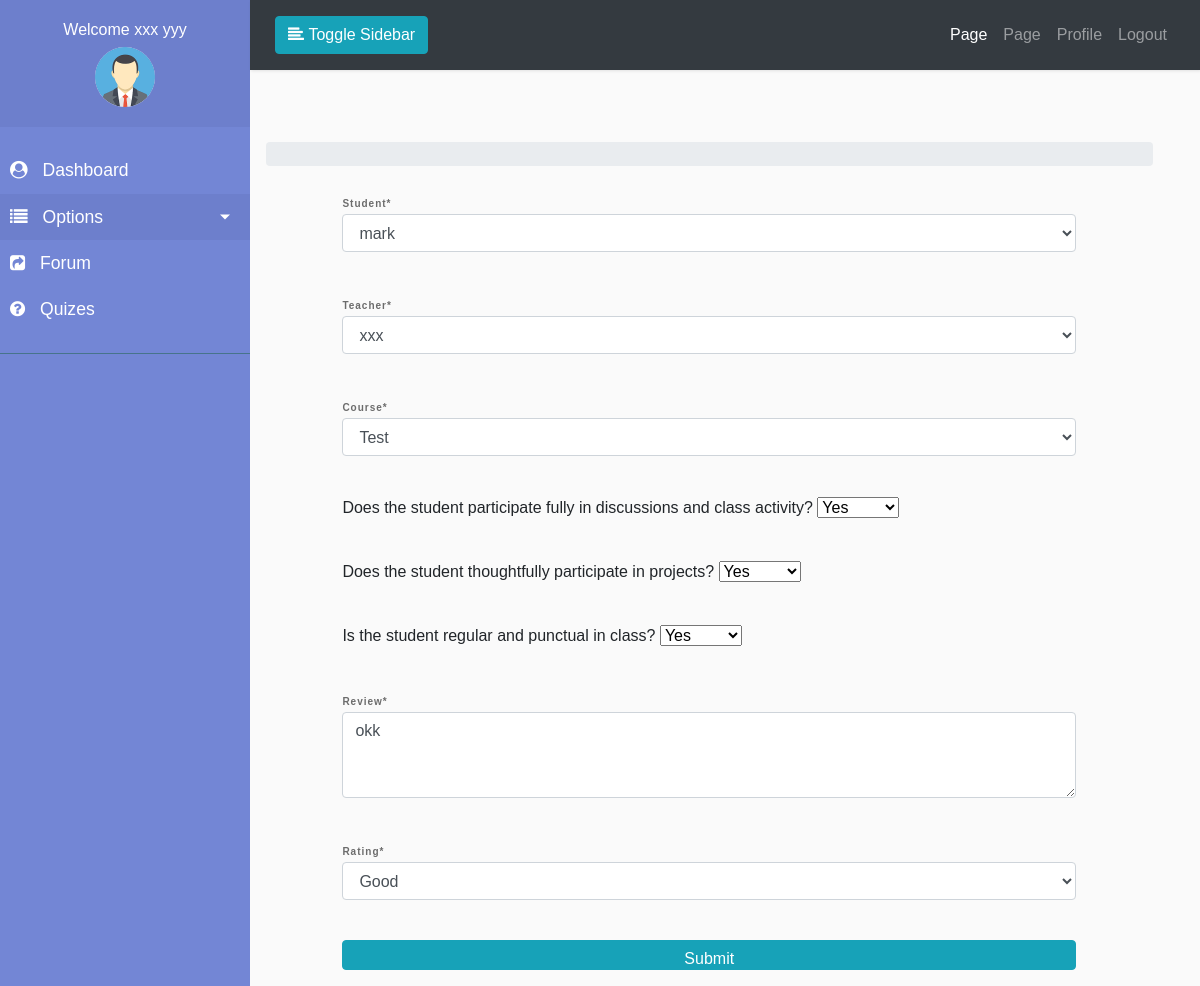
Screenshot of /course/evaluate/student/3/3/1 (signed in) with the database file from the repository.
### accounts/models.py (models this page shows, shortened)
class Profile(models.Model):
    USERTYPE_CHOICES = (
        ('0', 'Teacher'),
        ('1', 'Student'),
    )
    user = models.OneToOneField(
        User, on_delete=models.CASCADE, related_name='user_profile')
    profile_pic = models.ImageField(
        upload_to="profile/%Y/%m/%d/", default="profile/default.png")
    phone_number = models.CharField(max_length=15, default='01xxxxxxxxxx')
    address = models.CharField(default='Your Address', max_length=255)
    user_type = models.CharField(max_length=10, choices=USERTYPE_CHOICES)
    email_confirmed = models.BooleanField(default=False)
    active = models.BooleanField(default=False)

class Student(models.Model):
    student = models.OneToOneField(
        User, on_delete=models.CASCADE, related_name='user_student')
    department = models.ForeignKey(
        Department, on_delete=models.CASCADE, related_name='department_student')
    faculty = models.ForeignKey(
        Faculty, on_delete=models.CASCADE, related_name='faculty_student')
    def __str__(self):
        return self.student.username

class Teacher(models.Model):
    teacher = models.OneToOneField(
        User, on_delete=models.CASCADE, related_name='user_teacher')
    department = models.ForeignKey(
        Department, on_delete=models.CASCADE, related_name='department_teacher')
    faculty = models.ForeignKey(
        Faculty, on_delete=models.CASCADE, related_name='faculty_teacher')
    def __str__(self):
        return self.teacher.username

### course/models.py (models this page shows, shortened)
class EvaluateStudent(models.Model):
    RATING = (
        ('1', 'Poor'),
        ('2', 'Average'),
        ('3', 'Good'),
        ('4', 'Very Good'),
        ('5', 'Excellent')
    )
    CHOICES = (
        ('1', 'Yes'),
        ('2', 'Average'),
        ('3', 'No')
    )
    QUESTIONS = (
        ('1', 'Does the student participate fully in discussions and class activity?'),
        ('2', 'Does the student thoughtfully participate in projects?'),
        ('3', 'Is the student regular and punctual in class?')
    )
    teacher = models.ForeignKey(
        Teacher, on_delete=models.CASCADE, related_name='teacher_evaluate')
    student = models.ForeignKey(
        Student, on_delete=models.CASCADE, related_name='student_evaluate')
    course = models.ForeignKey(
        Course, on_delete=models.CASCADE, related_name='course_evaluate')
    semester = models.ForeignKey(
        Semester, on_delete=models.CASCADE, related_name='semester_evaluate')
    question1 = models.CharField(max_length=255, choices=CHOICES, default='2')
    question2 = models.CharField(max_length=255, choices=CHOICES, default='2')
    question3 = models.CharField(max_length=255, choices=CHOICES, default='2')
    rating = models.CharField(max_length=150, choices=RATING, default='3')
    review = models.TextField(default='Review')

### course/views.py (the view, shortened to what this page needs)
# urls.py: path('evaluate/student/<int:student_id>/<int:course_id>/<int:semester_id>', views.StudentEvaluateByTeacher.as_view(),
class StudentEvaluateByTeacher(AictiveTeacherRequiredMixin, View):
    def get(self, request, *args, **kwargs):
        student_id = kwargs.get('student_id')
        course_id = kwargs.get('course_id')
        semester_id = kwargs.get('semester_id')
        student_obj = get_object_or_404(Student, student=student_id)
        teacher_obj = get_object_or_404(Teacher, teacher=request.user.id)
        course_obj = get_object_or_404(Course, id=course_id)
        evaluate_form = EvaluateForm(
            student_obj=student_obj, teacher_obj=teacher_obj, course_obj=course_obj)
        check_evaluation = EvaluateStudent.objects.filter(
            teacher=teacher_obj, student=student_obj, course=course_obj).first()
        if check_evaluation:
            evaluate_form = EvaluateForm(instance=check_evaluation)
        context = {
            'title': 'Evaluate Student',
            'evaluate_form': evaluate_form,
            'student_id': student_id,
            'course_id': course_id,
            'semester_id': semester_id
        }
        return render(request, 'accounts/teacher/evaluate_student.html', context)

### course/forms.py
class EvaluateForm(ModelForm):
    review = forms.CharField(
        widget=forms.Textarea(attrs={'rows': 3, 'cols': 40}))
    class Meta:
        model = EvaluateStudent
        fields = ('teacher', 'student', 'course',
                  'question1', 'question2', 'question3', 'review', 'rating',)
    def __init__(self, *args, **kwargs):
        student_obj = kwargs.pop('student_obj', None)
        teacher_obj = kwargs.pop('teacher_obj', None)
        course_obj = kwargs.pop('course_obj', None)
        super(EvaluateForm, self).__init__(*args, **kwargs)
        if student_obj:
            self.fields['student'].initial = student_obj
        if teacher_obj:
            self.fields['teacher'].initial = teacher_obj
        if course_obj:
            self.fields['course'].initial = course_obj
        self.fields['question1'].label = "Does the student participate fully in discussions and class activity?"
        self.fields['question2'].label = "Does the student thoughtfully participate in projects?"
        self.fields['question3'].label = "Is the student regular and punctual in class?"

### accounts/mixins.py (called while the page is built)
	def dispatch(self, request, *args, **kwargs):
		if request.user.is_authenticated and request.user.user_profile.active and request.user.user_profile.user_type=='0':
			return super().dispatch(request, *args, **kwargs)
		else:
			messages.error(request, ('Sorry You Are Not Teacher'))
			return redirect('accounts:login')

### course/models.py (called while the page is built)
    def __str__(self):
        return self.course_name

### pages/context_processor.py (called while the page is built)
def slider(request):
    all_slider = SliderImage.objects.all()
    return {'all_slider': all_slider}

### quizes/context_processor.py (called while the page is built)
def total_correct_answer(request):
    correct = 0
    if request.user.is_authenticated:
        if not request.user.is_staff:
            try:
                if request.session['answer']:
                    for key, value in request.session['answer'].items():
                        if value['points'] == 1:
                            correct += 1
            except Exception as e:
                pass
        return {'total_correct_answer': correct}
    else:
        return {'total_correct_answer': 0}

### templates/accounts/teacher/evaluate_student.html (shortened to what this page needs)
{% extends "dash_base.html" %}
{% load static %}
{% load crispy_forms_tags %}
{% block sidebar %}
    {% include '../../partials/teacher/_sidebar.html' %}
{% endblock sidebar %}
{% block maincontent %}
        <div class="row">
            <div class="col-md-10 mx-auto">
                <form action="{% url 'course:evaluate_student' student_id=student_id course_id=course_id semester_id=semester_id %}" method="POST" novalidate>
                    {{evaluate_form.student|as_crispy_field}}
                    {{evaluate_form.teacher|as_crispy_field}}
                    {{evaluate_form.course|as_crispy_field}}
                    <div class="form-group">
                        {{ evaluate_form.question1.label }}
                        {{evaluate_form.question1}}
                    </div>
                    <div class="form-group">
                        {{ evaluate_form.question2.label }}
                        {{evaluate_form.question2}}
                    </div>
                    <div class="form-group">
                        {{ evaluate_form.question3.label }}
                        {{evaluate_form.question3}}
                    </div>
                    {{evaluate_form.review|as_crispy_field}}
                    {{evaluate_form.rating|as_crispy_field}}
                    <input type="submit" value="Submit" class="btn btn-info btn-block">
                </form>
            </div>
        </div>
{% endblock maincontent %}

### templates/partials/teacher/_sidebar.html (shortened to what this page needs)
{% load static %}
<nav id="sidebar">
            <div class="sidebar-header text-center">
                <h6>Welcome {{user.get_full_name}}</h6>
                <img src="{{user.user_profile.profile_pic.url}}" alt="" width="60px" class="rounded-circle text-center">
            </div>
            <ul class="list-unstyled components">
                 <li>
                    <a href="{% url 'accounts:dashboard' %}">
                        <i class="fa fa-user-circle"></i>
                        Dashboard
                    </a>
                </li>
                <li class="active">
                    <a href="#homeSubmenu" data-toggle="collapse" aria-expanded="false" class="dropdown-toggle">
                        <i class="fa fa-list"></i>
                        Options
                    </a>
                </li>
                <li>
                    <a href="{% url 'boards:home' %}">
                        <i class="fa fa-share-square"></i>
                        Forum
                    </a>
                </li>
                <li>
                    <a href="{% url 'quizes:quize_board' %}">
                        <i class="fa fa-question-circle"></i>
                        Quizes
                    </a>
                </li>
            </ul>
            <ul class="list-unstyled CTAs">
            </ul>
        </nav>

### myproject/static/front/css/style.css (style rules this page uses)
.form-group { margin-bottom: 40px; outline: 0px; }
label { margin-bottom: 0px; }
.form-group label { font-size: 10px !important; color: #6C6C6C !important; font-weight: bold !important; letter-spacing: 1px !important; }
body { font-family: 'Poppins', sans-serif; background: #fafafa; }
a, a:hover, a:focus { color: inherit; text-decoration: none; transition: all 0.3s; }
i, span { display: inline-block; }
#sidebar { min-width: 250px; max-width: 250px; background: #7386D5; color: #fff; transition: all 0.3s; }
#sidebar ul li a { text-align: left; }
#sidebar .sidebar-header { padding: 20px; background: #6d7fcc; }
#sidebar ul.components { padding: 20px 0; border-bottom: 1px solid #47748b; }
#sidebar ul li a { padding: 10px; font-size: 1.1em; display: block; }
#sidebar ul li a i { margin-right: 10px; }
#sidebar ul li.active>a, a[aria-expanded="true"] { color: #fff; background: #6d7fcc; }
a[data-toggle="collapse"] { position: relative; }
.dropdown-toggle::after { display: block; position: absolute; top: 50%; right: 20px; transform: translateY(-50%); }
ul.CTAs { padding: 20px; }
#weather_section button, input { font-size: 1.3rem; height: 30px; }

### rows the page displays
Student: student "mark"
Teacher: teacher "xxx"
EvaluateStudent: course "Test", question1 "Yes", question2 "Yes", question3 "Yes", review "okk", rating "Good"

### other values shown
{{ user.get_full_name }} "xxx yyy"
{{ evaluate_form.question1.label }} "Does the student participate fully in discussions and class activity?"
{{ evaluate_form.question2.label }} "Does the student thoughtfully participate in projects?"
{{ evaluate_form.question3.label }} "Is the student regular and punctual in class?"
